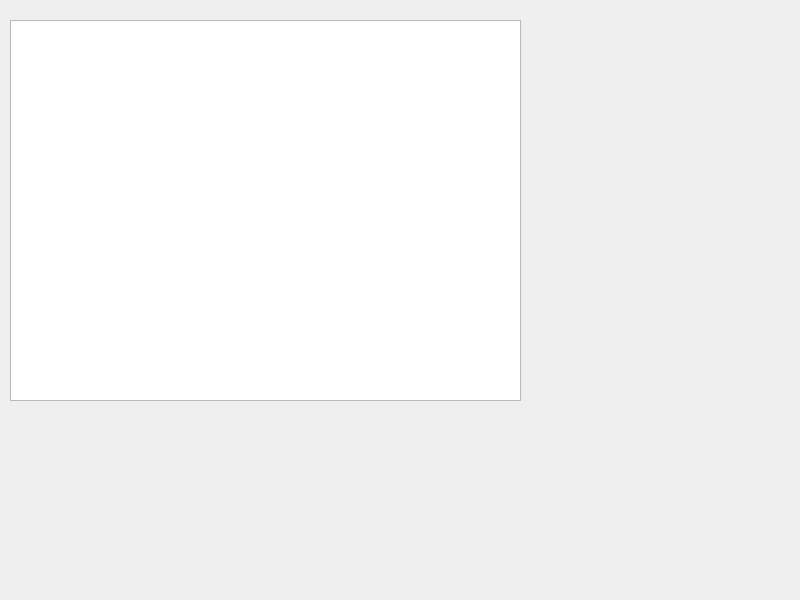
<?xml version="1.0" encoding="UTF-8"?>
<ui version="4.0">
 <class>Widget</class>
 <widget class="QWidget" name="Widget">
  <property name="geometry">
   <rect>
    <x>0</x>
    <y>0</y>
    <width>800</width>
    <height>600</height>
   </rect>
  </property>
  <property name="windowTitle">
   <string>Widget</string>
  </property>
  <widget class="QListWidget" name="listWidget">
   <property name="geometry">
    <rect>
     <x>10</x>
     <y>20</y>
     <width>511</width>
     <height>381</height>
    </rect>
   </property>
  </widget>
 </widget>
 <resources/>
 <connections/>
</ui>
